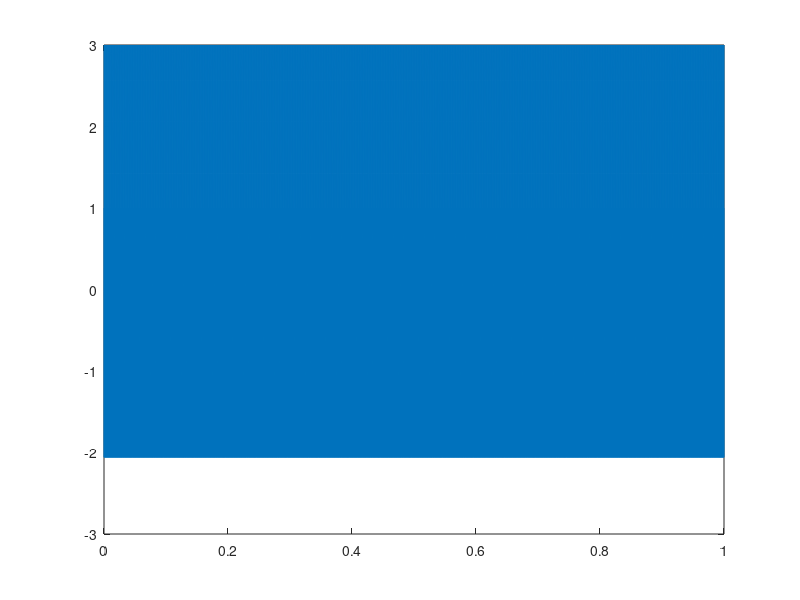
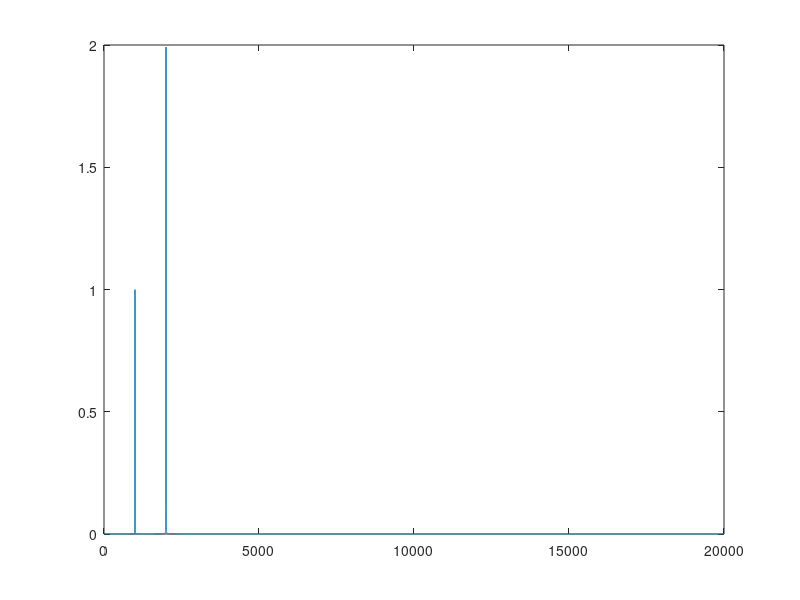

MATLAB code for these plots, in order:
t_stop = 1;
Fs = 40000;
t = 0:1/Fs:t_stop;
len_t = max(size(t));
X = cos(2*pi*1000*t) + 2*cos(2*pi*2000*t);
Y = fft(X);
Y_n = 2*abs(Y)/len_t;
len_t_2 = round(ceil(len_t)/2);
Y_n = Y_n(1:len_t_2);
w = linspace(0, Fs/2, len_t_2); 
figure();
plot(t, X);
figure();
plot(w, Y_n);
